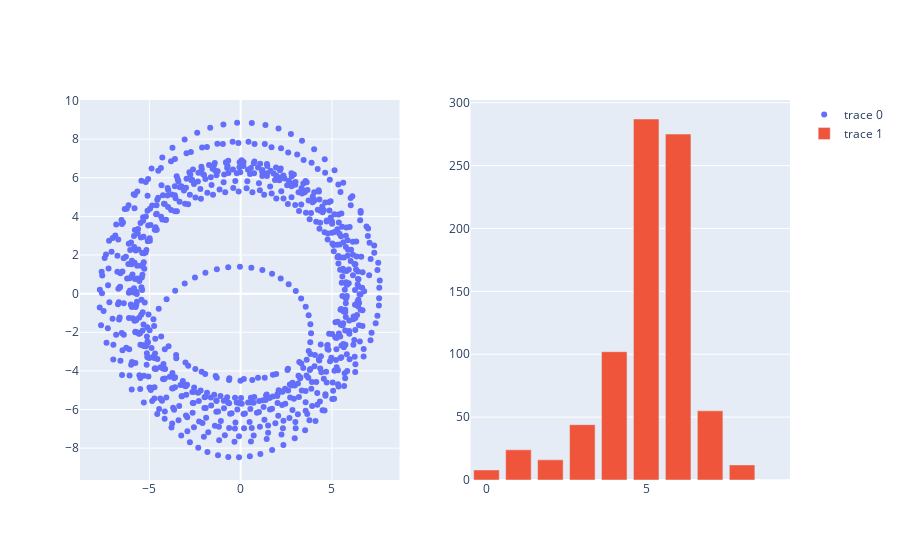
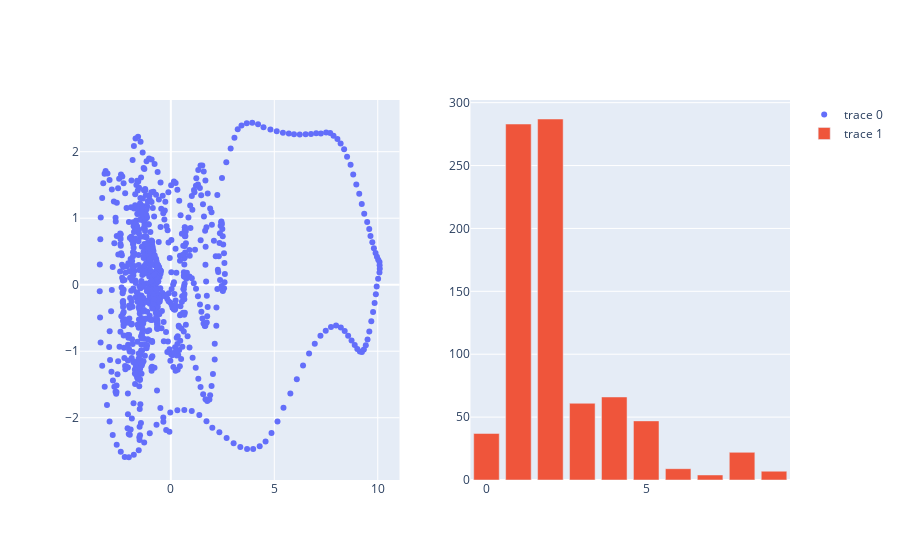
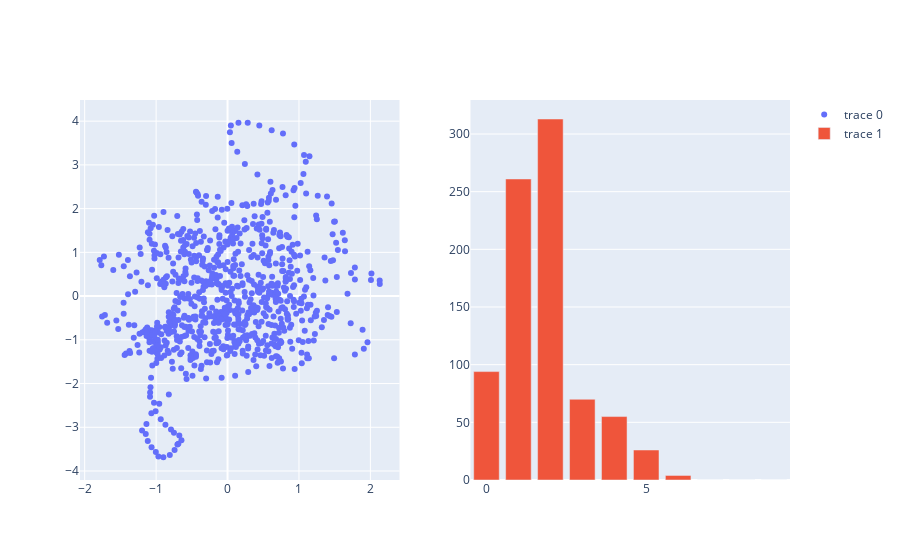
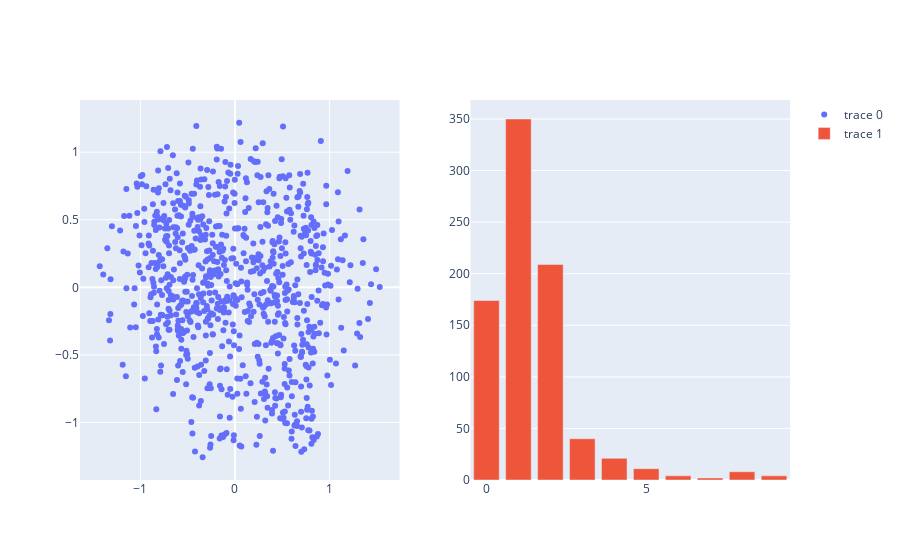

The cell these charts' notebook holds for them, in order:
### Code cell
for p in lp:
    V = p['V']
    Y = X.T.dot(V)
    fig = make_subplots(rows=1, cols=2)
    fig.add_trace(go.Scatter(x=Y[:,0], y=Y[:,1], mode="markers", marker=go.scatter.Marker(color=labs)), row=1, col=1)
    fig.add_trace(go.Bar(y=p['histogram']), row=1, col=2)
    fig.show()

### Figure 1 — Plotly figure (JSON) as saved in the notebook; plotly's stock layout.template omitted (floating-point values rounded to 4 significant figures; data arrays with more than 128 entries replaced by an {"elided": "..."} marker saying what was removed)
{"data": [{"mode": "markers", "type": "scatter", "x": {"elided": "823 float values"}, "xaxis": "x", "y": {"elided": "823 float values"}, "yaxis": "y"}, {"type": "bar", "xaxis": "x2", "y": [8, 24, 16, 44, 102, 287, 275, 55, 12, 0], "yaxis": "y2"}], "layout": {"autosize": true, "xaxis": {"anchor": "y", "autorange": true, "domain": [0, 0.45], "range": [-8.776, 8.676], "type": "linear"}, "xaxis2": {"anchor": "y2", "autorange": true, "domain": [0.55, 1], "range": [-0.5, 9.5]}, "yaxis": {"anchor": "x", "autorange": true, "domain": [0, 1], "range": [-9.739, 10.12], "type": "linear"}, "yaxis2": {"anchor": "x2", "autorange": true, "domain": [0, 1], "range": [0, 302.1], "type": "linear"}}}

### Figure 2 — Plotly figure (JSON) as saved in the notebook; plotly's stock layout.template omitted (floating-point values rounded to 4 significant figures; data arrays with more than 128 entries replaced by an {"elided": "..."} marker saying what was removed)
{"data": [{"mode": "markers", "type": "scatter", "x": {"elided": "823 float values"}, "xaxis": "x", "y": {"elided": "823 float values"}, "yaxis": "y"}, {"type": "bar", "xaxis": "x2", "y": [37, 283, 287, 61, 66, 47, 9, 4, 22, 7], "yaxis": "y2"}], "layout": {"autosize": true, "xaxis": {"anchor": "y", "autorange": true, "domain": [0, 0.45], "range": [-4.368, 11.03], "type": "linear"}, "xaxis2": {"anchor": "y2", "autorange": true, "domain": [0.55, 1], "range": [-0.5, 9.5]}, "yaxis": {"anchor": "x", "autorange": true, "domain": [0, 1], "range": [-2.963, 2.804], "type": "linear"}, "yaxis2": {"anchor": "x2", "autorange": true, "domain": [0, 1], "range": [0, 302.1], "type": "linear"}}}

### Figure 3 — Plotly figure (JSON) as saved in the notebook; plotly's stock layout.template omitted (floating-point values rounded to 4 significant figures; data arrays with more than 128 entries replaced by an {"elided": "..."} marker saying what was removed)
{"data": [{"mode": "markers", "type": "scatter", "x": {"elided": "823 float values"}, "xaxis": "x", "y": {"elided": "823 float values"}, "yaxis": "y"}, {"type": "bar", "xaxis": "x2", "y": [94, 261, 313, 70, 55, 26, 4, 0, 0, 0], "yaxis": "y2"}], "layout": {"autosize": true, "xaxis": {"anchor": "y", "autorange": true, "domain": [0, 0.45], "range": [-2.059, 2.401], "type": "linear"}, "xaxis2": {"anchor": "y2", "autorange": true, "domain": [0.55, 1], "range": [-0.5, 9.5]}, "yaxis": {"anchor": "x", "autorange": true, "domain": [0, 1], "range": [-4.245, 4.524], "type": "linear"}, "yaxis2": {"anchor": "x2", "autorange": true, "domain": [0, 1], "range": [0, 329.5], "type": "linear"}}}

### Figure 4 — Plotly figure (JSON) as saved in the notebook; plotly's stock layout.template omitted (floating-point values rounded to 4 significant figures; data arrays with more than 128 entries replaced by an {"elided": "..."} marker saying what was removed)
{"data": [{"mode": "markers", "type": "scatter", "x": {"elided": "823 float values"}, "xaxis": "x", "y": {"elided": "823 float values"}, "yaxis": "y"}, {"type": "bar", "xaxis": "x2", "y": [174, 350, 209, 40, 21, 11, 4, 2, 8, 4], "yaxis": "y2"}], "layout": {"autosize": true, "xaxis": {"anchor": "y", "autorange": true, "domain": [0, 0.45], "range": [-1.633, 1.734], "type": "linear"}, "xaxis2": {"anchor": "y2", "autorange": true, "domain": [0.55, 1], "range": [-0.5, 9.5]}, "yaxis": {"anchor": "x", "autorange": true, "domain": [0, 1], "range": [-1.438, 1.399], "type": "linear"}, "yaxis2": {"anchor": "x2", "autorange": true, "domain": [0, 1], "range": [0, 368.4], "type": "linear"}}}
